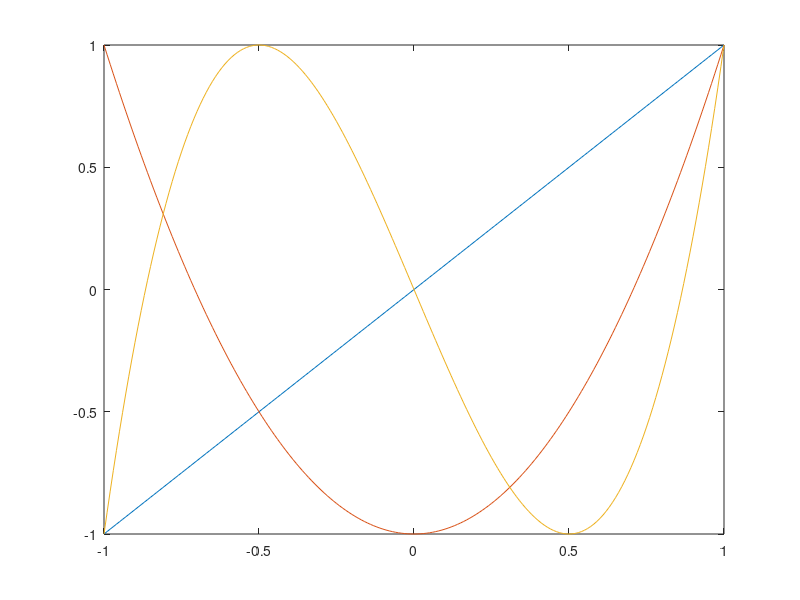

The MATLAB script that drew this image:
t = -1:0.01:1;
T1 = cos(acos(t));
T2 = cos(2.*acos(t));
T3 = cos(3.*acos(t));
plot(t,T1)
hold on
plot(t,T2)
plot(t,T3)
hold off


